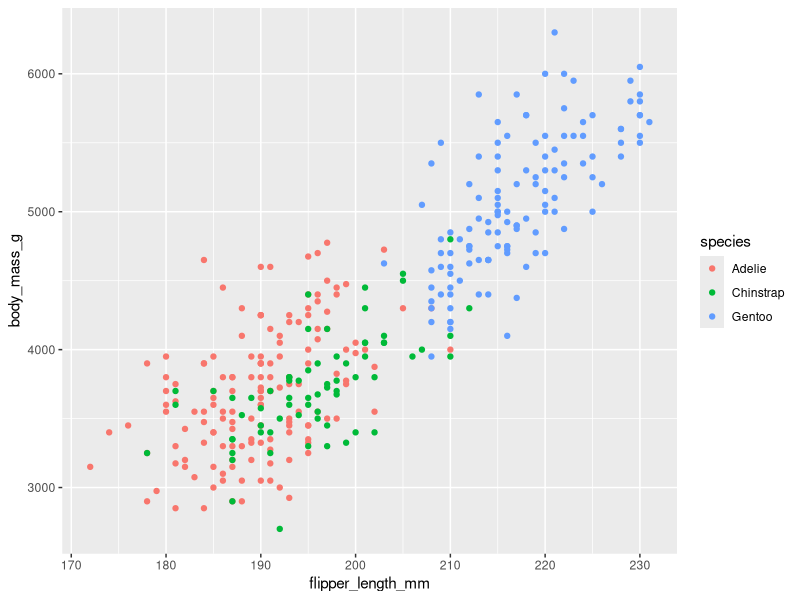
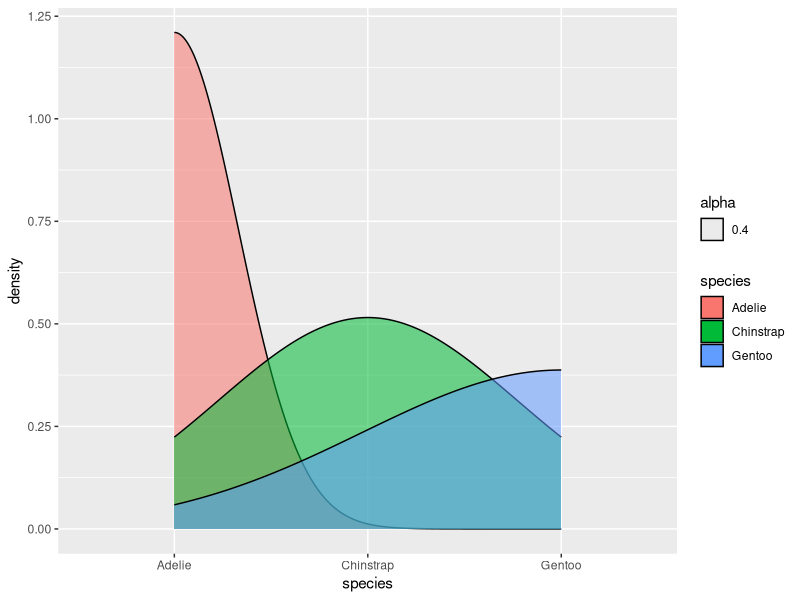
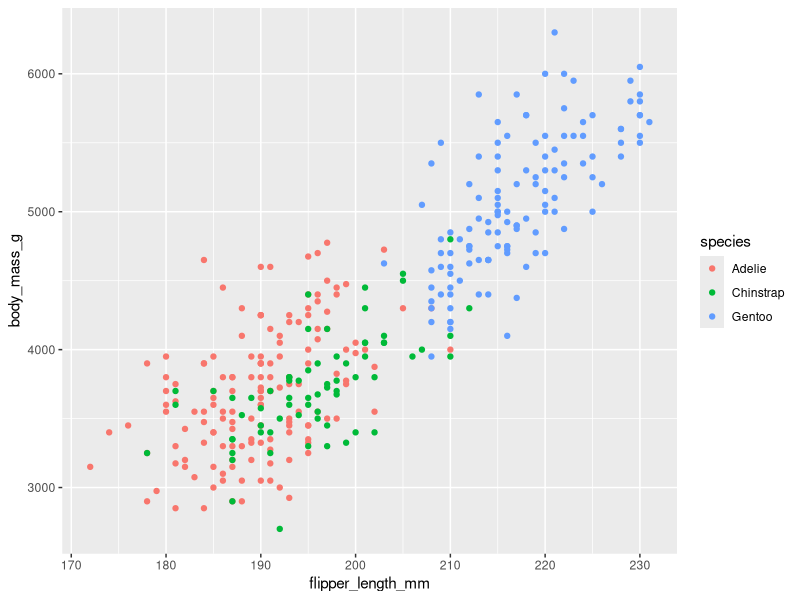

R code for these plots, in order:
install.packages("tidyverse")
install.packages("palmerpenguins")

library(ggplot2)
library(tidyverse)
library(dplyr)
library(palmerpenguins)

data("penguins")
View(penguins)

# Assessing the dataset
head(penguins)
tail(penguins)

colnames(penguins)

# let us asses the structure of the dataset
str(penguins)

#glimpse the dataset
glimpse(penguins)

#count the penguin's species in the dataset
penguins %>%
  count(species)

#summary of the dataset
summary(penguins)

#looking for duplicated rows
n_distinct(penguins)

# checking correlation between numeric variables
penguins %>% 
  drop_na() %>% 
  select_if(is.numeric) %>% 
  cor()

penguins %>%
  drop_na()

ggplot(penguins) +
  geom_point(aes(flipper_length_mm, body_mass_g, color = species))

ggsave("")













ggplot(penguins) +
  geom_density(aes(x = species, fill = species, alpha = 0.4))
